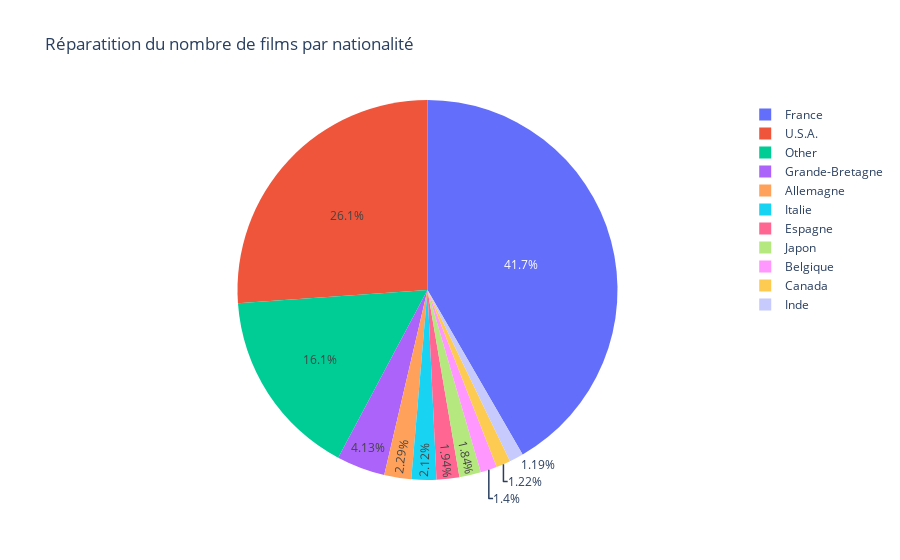

This figure's notebook cell:
### Markdown cell above
**repartition par nationalité**

### Code cell
import plotly.express as px


gg=df.pays.value_counts()
gg=gg.reset_index()
gg=gg.rename({"index":"pays","pays":"nb"},axis=1)
gg.loc[gg['nb'] <100, "pays"] = "Other"
hh=gg.groupby(['pays']).sum()
hh=hh.reset_index()


fig = px.pie(df, values=hh.nb, names=hh.pays,title='Réparatition du nombre de films par nationalité')
fig.show()

### Figure 1 — Plotly figure (JSON) as saved in the notebook; plotly's stock layout.template omitted (floating-point values rounded to 4 significant figures)
{"data": [{"domain": {"x": [0, 1], "y": [0, 1]}, "hovertemplate": "label=%{label}<br>value=%{value}<extra></extra>", "labels": ["Allemagne", "Belgique", "Canada", "Espagne", "France", "Grande-Bretagne", "Inde", "Italie", "Japon", "Other", "U.S.A."], "legendgroup": "", "name": "", "showlegend": true, "type": "pie", "values": [250, 153, 133, 211, 4539, 450, 130, 231, 200, 1754, 2846]}], "layout": {"legend": {"tracegroupgap": 0}, "title": {"text": "Réparatition du nombre de films par nationalité"}}}
